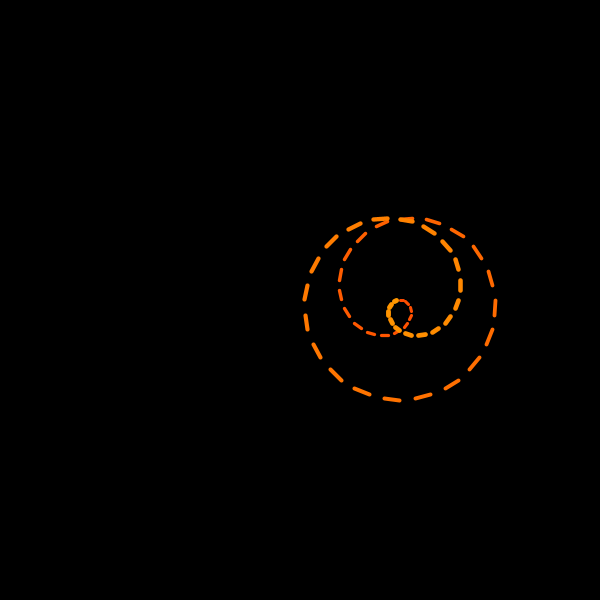
Frame 1 (no input)
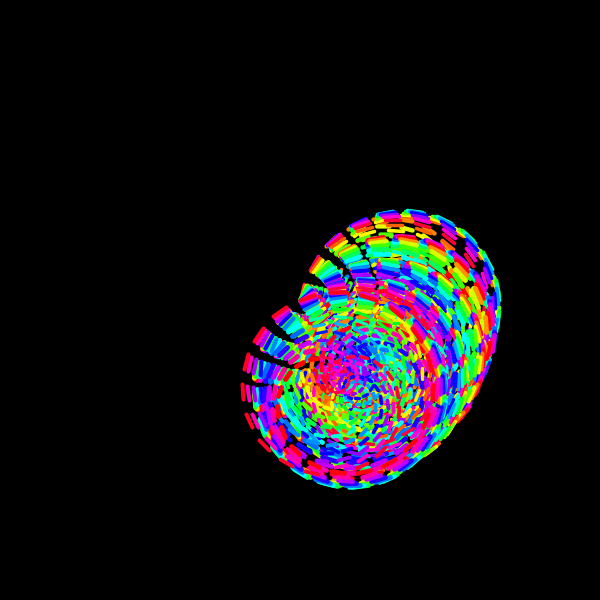
Frame 60 (the mouse pressed at the canvas centre just before this capture)
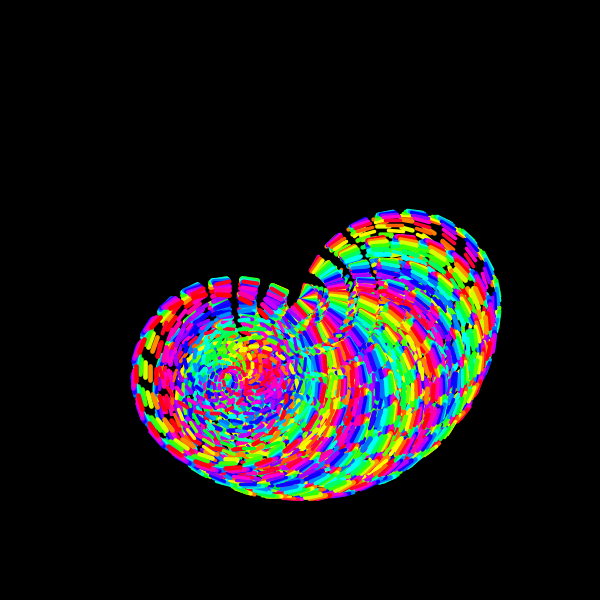
Frame 120 (the mouse held since frame 60 and released just before this capture)

The Processing sketch that drew these frames (run headless with seeded random() and noise(); from frame 60 on, the mouse is pressed at the canvas centre):

// Processing sketch: sketch_0009
// ── sketch_0009.pde
int h = 180;
float angle = 0;
float incr = 0.02;
float frequency = 5;
float amplitude = 100;
int stepSize = 50;
float hueValue = 0;
float deltaHue = 0.1;  // Added a variable to control hue change speed
float waveOffset = 100; // Added an offset for the wave pattern

void setup() {
  size(600, 600); // Increased canvas size for more space
  colorMode(HSB, 100);
  background(0);
  noFill();
}

void draw() {
  translate(width/2, height/2);
  rotate(angle);
  wavePattern();
  angle += incr;
}

void wavePattern() {
  for (float i = 0; i < TWO_PI; i += PI/stepSize) {
    float x1 = cos(i * frequency) * amplitude * sin(i + angle * frequency);
    float y1 = sin(i * frequency) * amplitude * sin(i + angle * frequency);
    float x2 = cos((i + PI/(stepSize*2)) * frequency) * amplitude * sin((i + PI/(stepSize*2)) + angle * frequency);
    float y2 = sin((i + PI/(stepSize*2)) * frequency) * amplitude * sin((i + PI/(stepSize*2)) + angle * frequency);

    stroke(hueValue % 100, 100, 100);
    strokeWeight(map(i, 0, TWO_PI, 1, 5));
    line(x1 + waveOffset, y1, x2 + waveOffset, y2); // Added waveOffset to x coordinates

    hueValue += deltaHue;
  }
}
